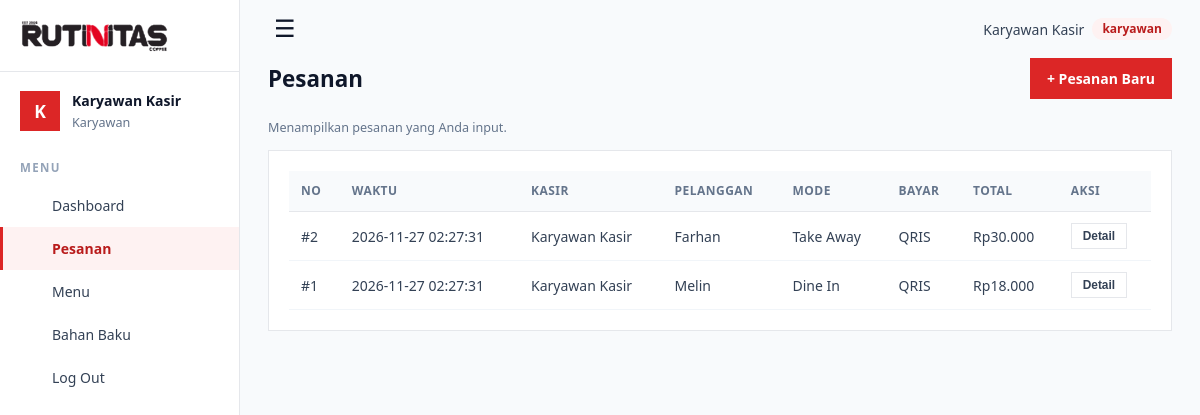
Screenshot of /index.php?url=pesanan (signed in) with the database file from the repository.
### tables this page shows
CREATE TABLE pesanan (
    id_pesanan        INT AUTO_INCREMENT PRIMARY KEY,
    id_pengguna       INT NOT NULL,
    nama_pelanggan    VARCHAR(50) NULL,
    tanggal           DATETIME NOT NULL,
    mode_layanan      ENUM('Dine In','Take Away') NOT NULL,
    metode_pembayaran ENUM('Cash','QRIS') NOT NULL,
    total             DECIMAL(12,2) NOT NULL DEFAULT 0,
    catatan           VARCHAR(255) NULL,
    FOREIGN KEY (id_pengguna) REFERENCES pengguna(id_pengguna) ON DELETE RESTRICT
);

CREATE TABLE pengguna (
    id_pengguna INT AUTO_INCREMENT PRIMARY KEY,
    nama        VARCHAR(50)  NOT NULL,
    username    VARCHAR(30)  NOT NULL UNIQUE,
    password    VARCHAR(255) NOT NULL,
    role        ENUM('karyawan','manajer','owner') NOT NULL DEFAULT 'karyawan',
    created_at  TIMESTAMP DEFAULT CURRENT_TIMESTAMP
);

### app/core/Controller.php (called while the page is built, shortened)
<?php
abstract class Controller
{
    protected function view(string $file, array $data = []): void
    {
        (static function (): void { require ROOT . '/app/views/layout/header.php'; })();
        (static function () use ($file, $data): void {
            extract($data, EXTR_SKIP);
            require ROOT . "/app/views/$file.php";
        })();
        (static function (): void { require ROOT . '/app/views/layout/footer.php'; })();
    }
}

### app/controllers/PesananController.php (called while the page is built, shortened)
<?php
class PesananController extends Controller
{
    private Pesanan $m;
    public function __construct() { $this->guard(); $this->m = new Pesanan(); }
    public function index(): void
    {
        $uid = Auth::role() === 'karyawan' ? Auth::id() : null;
        $this->view('pesanan/index', ['rows' => $this->m->daftar($uid)]);
    }
}

### app/core/Auth.php (called while the page is built, shortened)
<?php
class Auth
{
    public static function role(): ?string { return $_SESSION['user']['role'] ?? null; }
}

### app/core/Database.php (called while the page is built, shortened)
<?php
class Database
{
    private static ?PDO $pdo = null;
    public static function connect(): PDO
    {
        if (self::$pdo === null) {
            $d = (require ROOT . '/config/config.php')['db'];
            $dsn = "mysql:host={$d['host']};dbname={$d['name']};charset={$d['charset']}";
            try {
                self::$pdo = new PDO($dsn, $d['user'], $d['pass'], [
                    PDO::ATTR_ERRMODE            => PDO::ERRMODE_EXCEPTION,
                    PDO::ATTR_DEFAULT_FETCH_MODE => PDO::FETCH_ASSOC,
                    PDO::ATTR_EMULATE_PREPARES   => false,
                ]);
            } catch (PDOException $e) {
                http_response_code(500);
                exit('Koneksi database gagal. Periksa config/config.php dan pastikan MySQL aktif.');
            }
        }
        return self::$pdo;
    }
    public static function query(string $sql, array $params = []): PDOStatement
    {
        $stmt = self::connect()->prepare($sql);
        $stmt->execute($params);
        return $stmt;
    }
}

### app/models/Pesanan.php (called while the page is built, shortened)
<?php
class Pesanan extends Model
{
    public function daftar(?int $userId): array
    {
        $sql = self::KASIR . ($userId !== null ? ' WHERE p.id_pengguna = :u' : '') . ' ORDER BY p.tanggal DESC, p.id_pesanan DESC LIMIT 100';
        return Database::query($sql, $userId !== null ? [':u' => $userId] : [])->fetchAll();
    }
}

### app/views/pesanan/index.php (the view, shortened to what this page needs)
<div class="head"><h1>Pesanan</h1><a class="btn" href="<?= url('pesanan/create') ?>">+ Pesanan Baru</a></div>
<?php if (Auth::role() === 'karyawan'): ?><p class="muted">Menampilkan pesanan yang Anda input.</p><?php endif; ?>
<div class="card">
<table>
  <thead><tr><th>No</th><th>Waktu</th><th>Kasir</th><th>Pelanggan</th><th>Mode</th><th>Bayar</th><th>Total</th><th>Aksi</th></tr></thead>
  <tbody>
  <?php foreach ($rows as $r): ?>
    <tr>
      <td>#<?= (int)$r['id_pesanan'] ?></td><td><?= e($r['tanggal']) ?></td><td><?= e($r['kasir']) ?></td>
      <td><?= e($r['nama_pelanggan'] ?: '-') ?></td><td><?= e($r['mode_layanan']) ?></td><td><?= e($r['metode_pembayaran']) ?></td>
      <td><?= e(rupiah($r['total'])) ?></td>
      <td class="actions">
        <button type="button" class="btn small light" data-detail="<?= (int)$r['id_pesanan'] ?>">Detail</button>
      </td>
    </tr>
  <?php endforeach; ?>
  </tbody>
</table>
</div>

### public/assets/style.css (style rules this page uses)
:root { --red:#DC2626; --red-dark:#B91C1C; --red-50:#FEF2F2; --red-100:#FEE2E2; --ink:#0F172A; --text:#334155; --muted:#64748B; --faint:#94A3B8; --border:#E5E7EB; --grid:#F1F5F9; --bg:#F8FAFC; --white:#FFFFFF; }
* { box-sizing:border-box;border-radius:0 }
body { margin:0;font-family:system-ui,"Segoe UI",Arial,sans-serif;background:var(--bg);color:var(--text);font-size:14px;line-height:1.5 }
h1,h2,h3,h4 { margin:0;color:var(--ink) }
h1 { font-size:1.4rem }
.muted { color:var(--muted);font-size:.9em }
a { color:var(--red-dark) }
.head { display:flex;justify-content:space-between;align-items:center;gap:12px;margin-bottom:20px;flex-wrap:wrap }
.card { background:var(--white);border:1px solid var(--border);padding:20px;margin-bottom:16px }
table { width:100%;border-collapse:collapse }
th,td { text-align:left;padding:11px 12px;border-bottom:1px solid var(--grid) }
th { background:var(--bg);font-size:12px;font-weight:600;color:var(--muted);text-transform:uppercase;letter-spacing:.04em;border-bottom:1px solid var(--border) }
.btn { display:inline-block;background:var(--red);color:#fff;border:1px solid var(--red);padding:9px 16px;cursor:pointer;text-decoration:none;font-size:1em;font-weight:600 }
.btn.light { background:var(--white);color:var(--text);border-color:var(--border) }
.btn.small { padding:5px 11px;font-size:.85em }
.actions { white-space:nowrap }

### rows the page displays
pesanan: id_pesanan "2", tanggal "2026-11-27 02:27:31", id_pengguna.nama "Karyawan Kasir", nama_pelanggan "Farhan", mode_layanan "Take Away", metode_pembayaran "QRIS", total "Rp30.000"
pesanan: id_pesanan "1", tanggal "2026-11-27 02:27:31", id_pengguna.nama "Karyawan Kasir", nama_pelanggan "Melin", mode_layanan "Dine In", metode_pembayaran "QRIS", total "Rp18.000"

### other values shown
mb_substr($u['nama'], 0, 1) "K"
$u['nama'] "Karyawan Kasir"
$u['role'] "Karyawan"
$navLabel "Dashboard"
$navLabel "Pesanan"
$navLabel "Menu"
$navLabel "Bahan Baku"
$u['role'] "karyawan"
